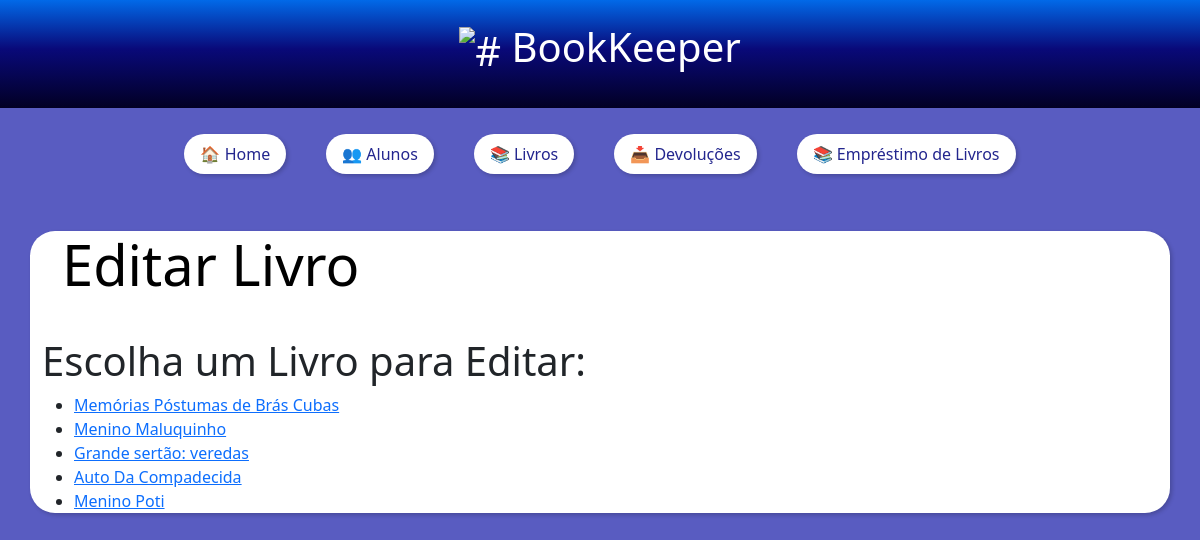
The app's page /editbook/, older data.
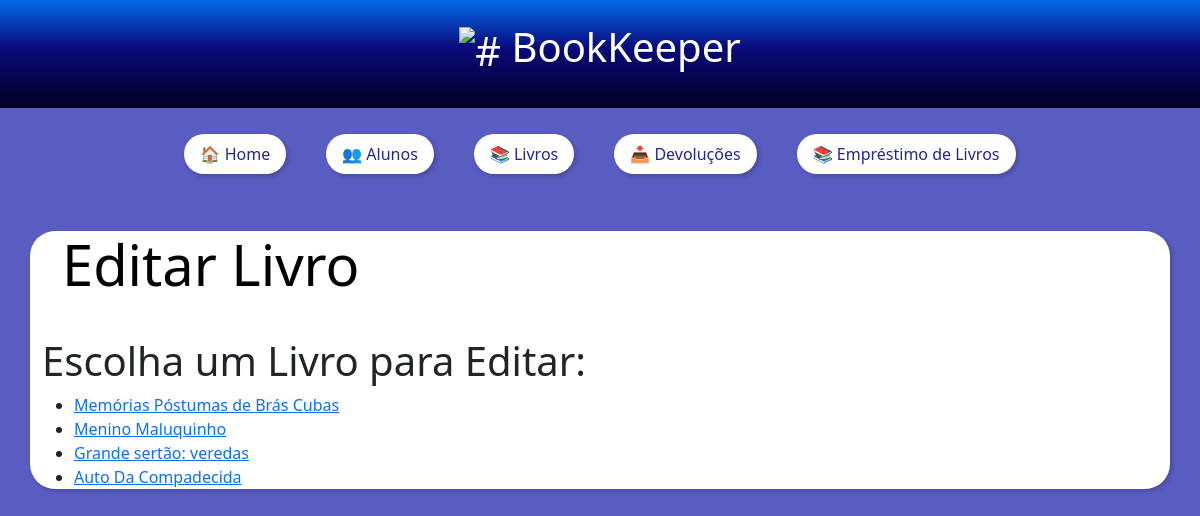
The same page, newer data.
### biblioteca_app/models.py (models this page shows, shortened)
class Book(models.Model):
    book_name = models.CharField(max_length=200, verbose_name="Nome do Livro")
    author = models.CharField(max_length=200, verbose_name="Autor")
    isbn = models.CharField(max_length=20, verbose_name="ISBN")
    borrowed = models.BooleanField(default=False, verbose_name="Emprestado")
    class Meta:
        verbose_name = "Livro"
        verbose_name_plural = "Livros"

### biblioteca_app/views.py (the view)
# urls.py: path('editbook/', edit_book_list_view, name='edit_book_list'),
def edit_book_list_view(request):
    books = Book.objects.all()
    return render(request, 'edit_book_list.html', {'books': books})

### biblioteca_app/templates/edit_book_list.html (shortened to what this page needs)
<!DOCTYPE html>
{% extends "index.html" %}
{% load static %}
{% block main_content %}
<div class="jumbotron">
    <div class="container">
        <h1 class="display-4"><b>Editar Livro</b></h1><br>
        <nav class="navbar bg-body-light">
   </nav>
   <h1>Escolha um Livro para Editar:</h1>
    <ul>
        {% for book in books %}
            <li><a href="{% url 'edit_book' book.pk %}">{{ book.book_name }}</a></li>
        {% endfor %}
    </ul>
    </div>
{% endblock %}

Row changes from the older to the newer data that the page shows:
removed Book: book_name "Menino Poti"
